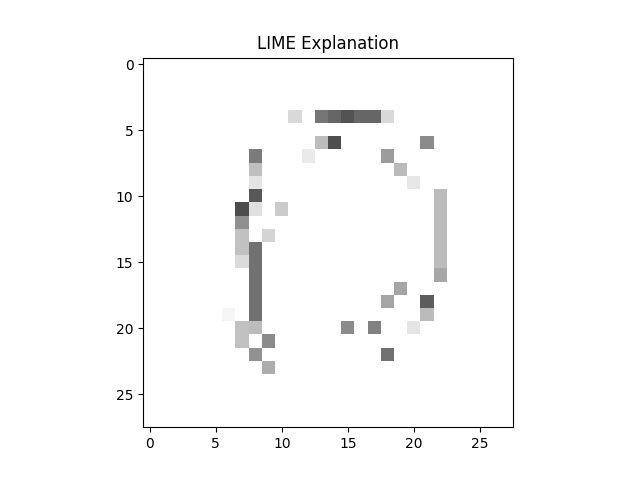

Python code for this plot:
import torch
import numpy as np
from PIL import Image
from torchvision import transforms
from lime import lime_image
from skimage.segmentation import mark_boundaries
import matplotlib.pyplot as plt
from source import CNN  # 导入你的CNN模型

device = torch.device("cuda" if torch.cuda.is_available() else "cpu")
model = CNN().to(device)
model.load_state_dict(torch.load('mnist_cnn_model.pth', map_location=device), strict=False)  # 修复警告
model.eval()

transform = transforms.Compose([
    transforms.ToTensor(),
    transforms.Normalize((0.1307,), (0.3081,))
])

# 加载图像
image = Image.open('example.png').convert('L')  # 读取灰度图像
image = transform(image).unsqueeze(0).to(device)

# LIME解释器
def batch_predict(images):
    model.eval()
    # 将输入图像从3通道RGB转换回1通道灰度
    batch = torch.stack([transform(Image.fromarray((img[:, :, 0] * 255).astype(np.uint8)).convert('L')) for img in images], dim=0).to(device)
    logits = model(batch)
    probs = torch.nn.functional.softmax(logits, dim=1)
    return probs.detach().cpu().numpy()

# 将单通道图像转换为3通道图像
image_np = image.squeeze().cpu().numpy()
image_rgb = np.stack([image_np] * 3, axis=-1)  # 复制单通道为3通道

# 创建LIME解释器
explainer = lime_image.LimeImageExplainer()
explanation = explainer.explain_instance(image_rgb, batch_predict, top_labels=5, hide_color=0, num_samples=1000)

# 可视化解释结果
temp, mask = explanation.get_image_and_mask(explanation.top_labels[0], positive_only=True, num_features=5, hide_rest=False)
plt.imshow(mark_boundaries(temp / 2 + 0.5, mask))
plt.title('LIME Explanation')
plt.show()
